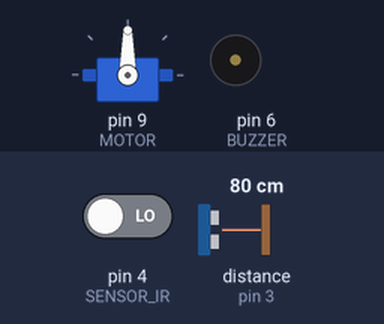
This sketch was run on a simulated Arduino Uno, built with avr-gcc and run on an emulated ATmega328P. Parts: servo, buzzer (waves = sounding). Wiring (inferred from the names in the program): ultrasonic range finder: trigger pin 2; echo pin 3. The test bench sets the inputs (shaded band); at power-on: pin 4 (SENSOR_IR) LOW, distance to the obstacle (sensor on pin 3) 80 cm. The echo pulse lasts 58.3 µs per cm.

Above: at 1.2 s.
1.3 s: pin 4 (SENSOR_IR) driven HIGH
4.3 s: pin 4 (SENSOR_IR) driven LOW
At 4.76 s:
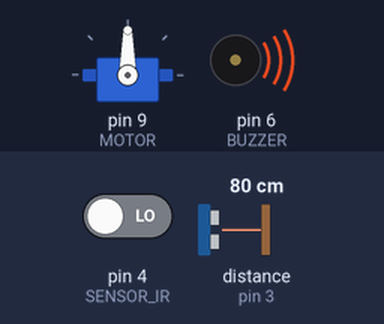
Timing chart, 0 to 7.3 s (numbered marks = the images above; inputs shaded):
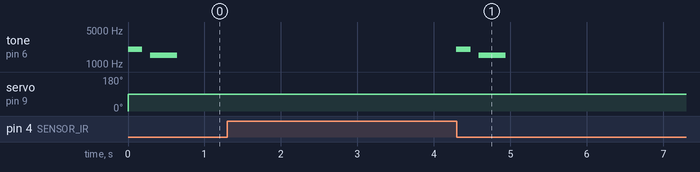

The sketch:

portaAoutomatica.ino
```cpp
#include <Servo.h>

// Definindo os pinos dos componentes
const int TRIG = 2; // Trig do sensor
const int ECHO = 3; // echo do sensor
const int SENSOR_IR = 4;
const int BUZZER = 6;
const int MOTOR = 9;

// Frequencias do som Ding-Dong
const int DING = 2000;
const int DONG = 1500;
const int TEMPO_FECHAMENTO = 3000;
const int TEMPO_SOM = 150;

// Criando o servo motor
Servo motor;

bool portaAberta = false;
unsigned long tempoInicial = 0;
unsigned long tempoBuzzer = 0;
bool buzzerLigado = false;

int etapaBuzzer = 0;

// Funcao para iniciar o som Ding-Dong
void iniciarDingDong() {
  tone(BUZZER, DING);
  buzzerLigado = true;
  etapaBuzzer = 1;
  tempoBuzzer = millis();
}

void setup() {
  // Configurando os pinos
  pinMode(TRIG, OUTPUT);
  pinMode(ECHO, INPUT);
  pinMode(SENSOR_IR, INPUT);
  pinMode(BUZZER, OUTPUT);

  // Iniciando os componentes
  motor.attach(MOTOR);
  motor.write(0);

  digitalWrite(BUZZER, LOW);
}

void loop() {

  // Medindo a distancia
  digitalWrite(TRIG, LOW);
  delayMicroseconds(2);

  digitalWrite(TRIG, HIGH);
  delayMicroseconds(10);

  digitalWrite(TRIG, LOW);

  long tempo = pulseIn(ECHO, HIGH, 30000);
  float distancia = tempo * 0.0343 / 2;

  // Verificando o sensor infravermelho
  bool obstaculo = digitalRead(SENSOR_IR) == LOW;

  // Verificando se alguem esta perto
  bool pessoaPerto = distancia > 0 && distancia <= 5;

  // Se detectar alguem, abre a porta
  if (pessoaPerto || obstaculo) {

    if (!portaAberta) {
      motor.write(90);
      portaAberta = true;

  // Toca o Ding-Dong na abertura
     iniciarDingDong();
    }

    // Reinicia a contagem do fechamento
    tempoInicial = millis();
  }

  // Se a porta estiver aberta e nao houver obstaculos
  else if (portaAberta) {

    // Espera 3 segundos antes de fechar
    if (millis() - tempoInicial >= TEMPO_FECHAMENTO) {

      // Verifica novamente se existe obstaculo
      if (digitalRead(SENSOR_IR) == HIGH) {

        motor.write(0);
        portaAberta = false;

     // Toca o Ding-Dong no fechamento
       iniciarDingDong();
      }
    }
  }

  // Controle do som Ding-Dong
if (buzzerLigado) {

  // Primeira nota: DING
  if (etapaBuzzer == 1 && millis() - tempoBuzzer >= 180) {
    noTone(BUZZER);
    etapaBuzzer = 2;
    tempoBuzzer = millis();
  }

  // Intervalo entre as notas
  else if (etapaBuzzer == 2 && millis() - tempoBuzzer >= 100) {
    tone(BUZZER, DONG);
    etapaBuzzer = 3;
    tempoBuzzer = millis();
  }

  // Segunda nota: DONG
  else if (etapaBuzzer == 3 && millis() - tempoBuzzer >= 350) {
    noTone(BUZZER);
    buzzerLigado = false;
    etapaBuzzer = 0;
  }
}
}
```

Measured:
- after the input at 1.3 s, tone on pin 6 (BUZZER): silent → 2000 Hz after 3.0 s
